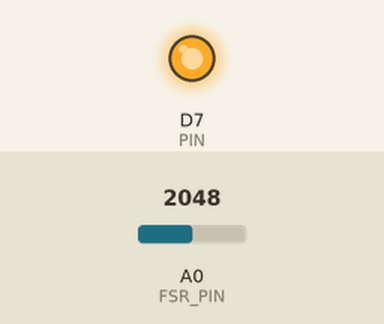
Recording of a sketch running on a simulated Particle Photon. Shown: output pins drawn as LEDs (lit = HIGH). The inputs (shaded band) are chosen by the test bench; at power-on: A0 (FSR_PIN) = 2048.

Above: at 1.2 s.
1.3 s: A0 (FSR_PIN) set to 107
2.8 s: A0 (FSR_PIN) set to 90
At 3.1 s:
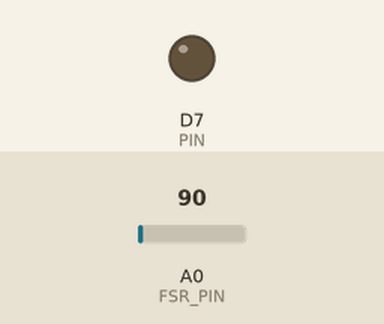
4.3 s: A0 (FSR_PIN) set to 491
At 5.5 s:
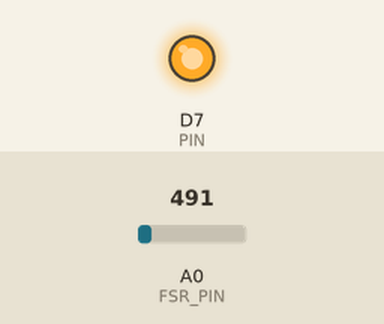
5.8 s: A0 (FSR_PIN) set to 60
At 6.6 s:
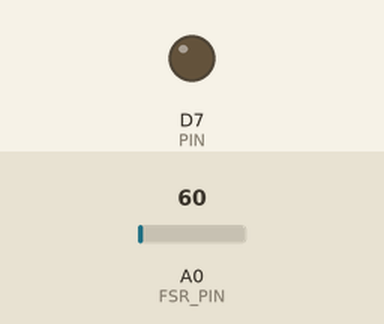
Timing chart, 0 to 8.3 s (numbered marks = the images above; inputs shaded):
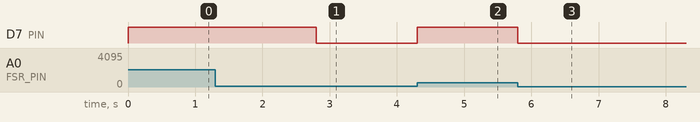

Measured:
- the behaviour switches between 101 and 100 on A0 (FSR_PIN) (found by bisection; images 0 and 1)
- after the input at 1.3 s, every drawn part: stays the same
- after the input at 2.8 s, D7 (PIN): HIGH → LOW at once
- after the input at 4.3 s, D7 (PIN): LOW → HIGH at once
- after the input at 5.8 s, D7 (PIN): HIGH → LOW at once

The sketch:

keyhook.ino
```cpp
#define PIN D7
#define FSR_PIN A0

int fsrReading;
int fsrThreshold;

bool keyDetected;

int setThreshold(String threshold) {
    fsrThreshold = threshold.toInt();
    return 0;
}

void setup() {
    pinMode(PIN, OUTPUT);
    pinMode(FSR_PIN, INPUT);

    Particle.variable("detected", keyDetected);
    Particle.function("Threshold", setThreshold);
    fsrThreshold = 100;
}

void loop() {
    fsrReading = analogRead(FSR_PIN);
    keyDetected = fsrReading > fsrThreshold;
    digitalWrite(PIN, keyDetected ? HIGH : LOW);
}
```
